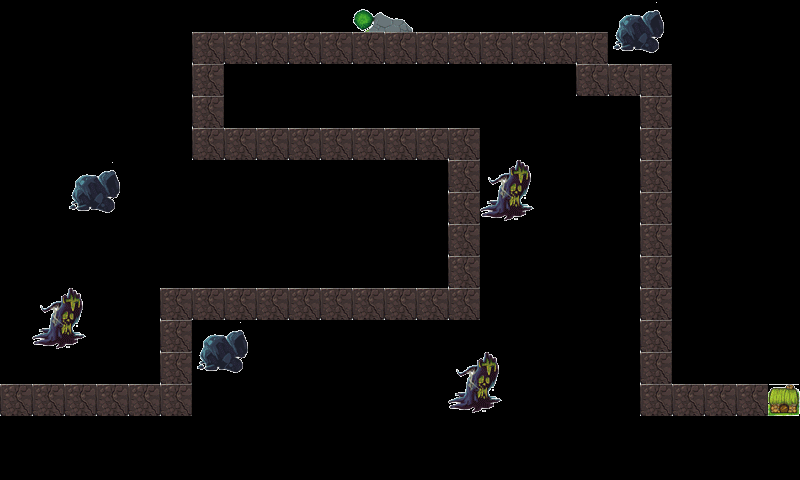

This game map was drawn from its Tiled (.tmx) file and the tilesets committed beside it. A one-line description and the trimmed map source follow:
An orthogonal 25x15 tile map with 32x32 px tiles, 1 tile layer (Background), 3 tilesets and 13 objects (2x Waypoint0, Waypoint2, Waypoint3, Waypoint4, Waypoint5, ...).

<map version="1.0" orientation="orthogonal" renderorder="right-down" width="25" height="15" tilewidth="32" tileheight="32" nextobjectid="32">
 <tileset firstgid="1" name="tiles" tilewidth="32" tileheight="32">
  <image source="tiles.png" width="256" height="192" />
  <tile id="31">
   <properties>
    <property name="buildable" value="1" />
   </properties>
  </tile>
 </tileset>
 <tileset firstgid="49" name="tmw_desert_spacing" tilewidth="32" tileheight="32">
  <image source="tmw_desert_spacing.png" width="265" height="199" />
 </tileset>
 <tileset firstgid="97" name="tmw_desert_spacing" tilewidth="32" tileheight="32" spacing="1" margin="1">
  <image source="tmw_desert_spacing.png" width="265" height="199" />
 </tileset>
 <layer name="Background" width="25" height="15">
  <data>[375 cells, 316 non-empty, 13 distinct tile ids]</data>
 </layer>
 <objectgroup name="Objects">
  <object id="1" name="Waypoint0" x="13" y="401" />
  <object id="6" name="Waypoint2" x="176" y="308" />
  <object id="7" name="Waypoint3" x="463" y="306" />
  <object id="8" name="Waypoint4" x="466" y="143" />
  <object id="9" name="Waypoint5" x="207" y="140" />
  <object id="11" name="Waypoint6" x="210" y="51" />
  <object id="12" name="Waypoint7" x="585" y="48" />
  <object id="15" name="Waypoint8" x="592" y="82" />
  <object id="16" name="Waypoint9" x="652" y="81" />
  <object id="17" name="Waypoint11" x="783" y="402" />
  <object id="27" name="Waypoint0" x="-14" y="398" />
  <object id="28" name="Waypoint1" x="173" y="404" />
  <object id="30" name="Waypoint10" x="653" y="399" />
 </objectgroup>
</map>
